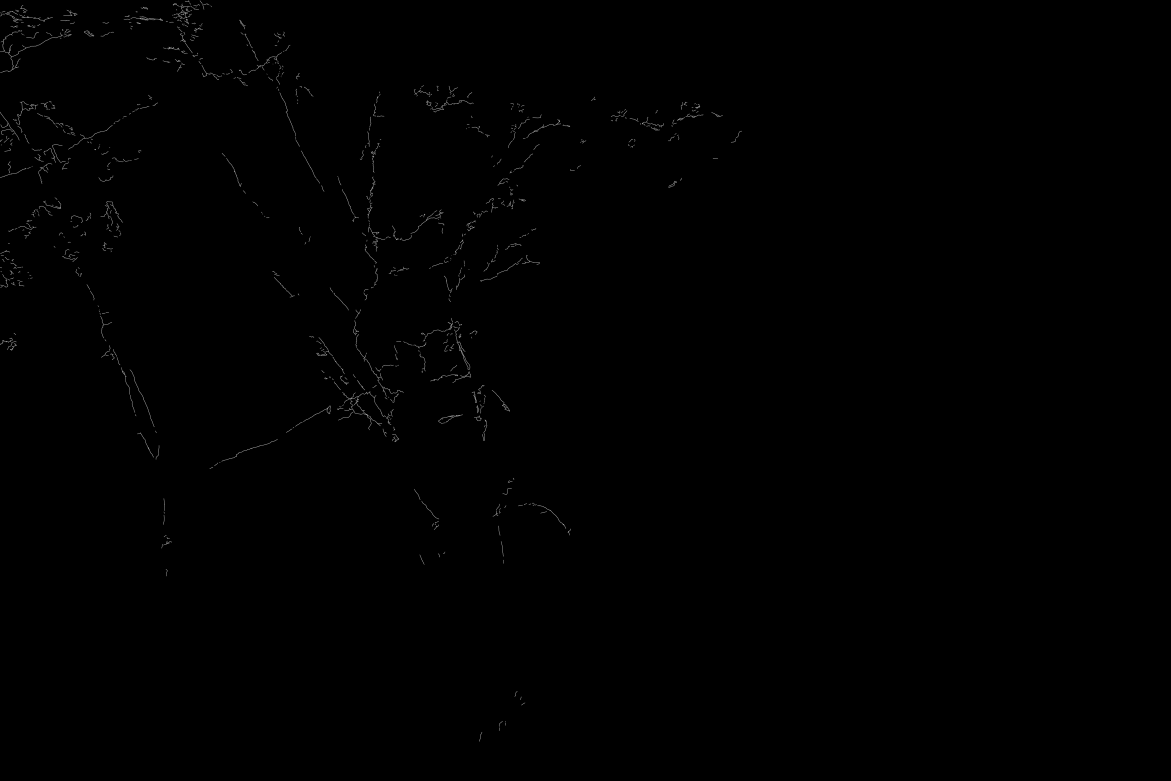
#> input picture Edge Binary Masks/0V5A0037.png, 8192 x 5461 px, given as the content of the folder C:/Users/User/Desktop/Edges/Original Images, which was not available (shown at 1/7 size)
$ python Make_Dataset.py
#> lines starting #> are read from the running program, lines starting #| are printed output that depends on the picture; after the words box and inside, x2 and y2 are one past the last pixel; in counts of white or black regions, pixels touching at a corner belong together; pictures that were not available may be replaced by others from this repository, and a replacement may not be noted
import os
import numpy as np
from PIL import Image
import csv
import pandas as pd
from sklearn.model_selection import train_test_split

# Define folder paths
folder1_path = 'C:/Users/User/Desktop/Edges/Original Images'
folder2_path = 'C:/Users/User/Desktop/Edges/Edge Binary Masks'
patched_folder_path = 'C:/Users/User/Desktop/Edges/patched_images'
overlay_folder_path = 'C:/Users/User/Desktop/Edges/overlay_images'
os.makedirs(patched_folder_path, exist_ok=True)
os.makedirs(overlay_folder_path, exist_ok=True)

# Convert non-PNG images to PNG and remove original files
def convert_images_to_png(folder_path):
    for filename in os.listdir(folder_path):
        if not filename.lower().endswith('.png'):
            file_path = os.path.join(folder_path, filename)
            with Image.open(file_path) as img:
                png_filename = f"{os.path.splitext(filename)[0]}.png"
                png_path = os.path.join(folder_path, png_filename)
                img.save(png_path)
            os.remove(file_path)
            print(f"Converted {filename} to {png_filename} and removed the original file.")

# Ensure each image in Original Images has a corresponding image in Edge Binary Mask and both have the same dimensions
def validate_image_pairs(folder1_path, folder2_path):
    folder1_images = os.listdir(folder1_path)
    folder2_images = os.listdir(folder2_path)
    valid_pairs = []

    for image_name in folder1_images:
        if image_name in folder2_images:
            image1 = Image.open(os.path.join(folder1_path, image_name))
#> image1 is the input picture: PIL image 8192x5461 RGBA; mean R, G, B, A 0.6, 0.6, 0.6, 255
            image2 = Image.open(os.path.join(folder2_path, image_name))
            if image1.size == image2.size:
                valid_pairs.append(image_name)
    print(f"Found {len(valid_pairs)} valid image pairs.")
    return valid_pairs

# Convert images in Edge Binary Mask to binary masks
def convert_to_binary_mask(image):
    image_array = np.array(image.convert('L'))  # Ensure it's single-channel
    binary_mask = (image_array > 0).astype(np.uint8) * 255
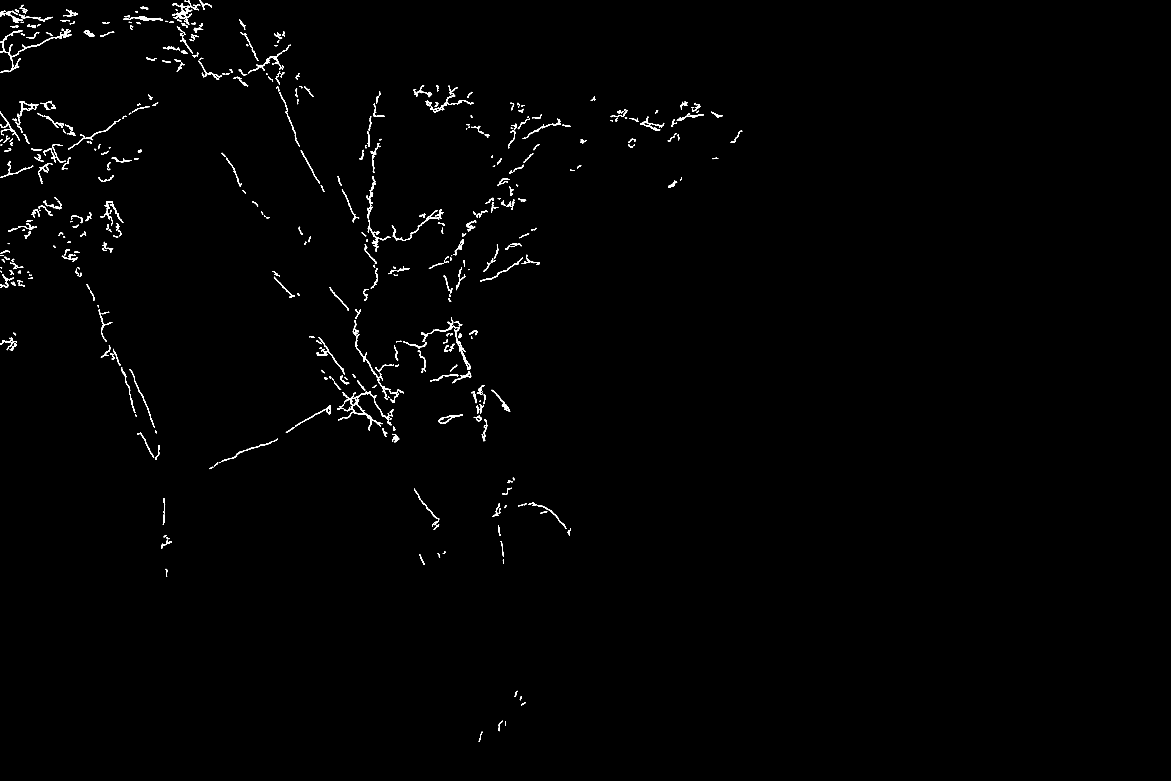
#> binary_mask: shape (5461, 8192) (shown at 1/7 size); 0.56% white; 737 white regions (2 under 20 px), largest, box (x1, y1, x2, y2) and area: (2394, 2740, 2703, 3012) 7409, (0, 219, 444, 510) 6459, (2496, 2437, 2826, 2778) 3778
    return Image.fromarray(binary_mask)

# Create overlay image
def create_overlay(original_patch, binary_mask_patch):
    original_array = np.array(original_patch)
    binary_mask_array = np.array(binary_mask_patch)
    overlay = original_array.copy()
    red_channel = overlay[:, :, 0]
    red_channel[binary_mask_array > 0] = 255
    overlay[:, :, 0] = red_channel
    return Image.fromarray(overlay)

# Create patches of 224x224 and save valid pairs
def create_patches(image_pairs, folder1_path, folder2_path, patched_folder_path, overlay_folder_path, patch_size=224, edge_threshold=0.01, min_white_pixel_ratio=0.01):
    csv_file_path = 'C:/Users/User/Desktop/Edges/patch_pairs.csv'
    total_patches = 0
    saved_patches = 0
    with open(csv_file_path, 'w', newline='') as csv_file:
        csv_writer = csv.writer(csv_file)
        csv_writer.writerow(['Original Image Patch', 'Binary Mask Image Patch'])

        for image_name in image_pairs:
            original_image = Image.open(os.path.join(folder1_path, image_name))
            binary_mask_image = convert_to_binary_mask(Image.open(os.path.join(folder2_path, image_name)))

            original_array = np.array(original_image)
            binary_mask_array = np.array(binary_mask_image)

            height, width = original_array.shape[:2]
#> height = 5461; width = 8192
            patch_number = 0  # Reset patch_number for each image pair

            # Initialize counters for each image
            image_total_patches = 0
            image_saved_patches = 0

            for i in range(0, height, patch_size):
                for j in range(0, width, patch_size):
                    image_total_patches += 1
                    original_patch = original_array[i:i+patch_size, j:j+patch_size]
                    binary_mask_patch = binary_mask_array[i:i+patch_size, j:j+patch_size]

                    # Skip non-square patches and patches with no or almost no white pixels
                    if original_patch.shape[0] != patch_size or original_patch.shape[1] != patch_size:
                        continue
                    edge_pixel_count = np.sum(binary_mask_patch > 0)
                    total_pixel_count = patch_size * patch_size
                    if edge_pixel_count / total_pixel_count < min_white_pixel_ratio:  # Ensure substantial amount of white pixels
                        continue

                    original_patch_img = Image.fromarray(original_patch)
                    binary_mask_patch_img = Image.fromarray(binary_mask_patch)

                    original_patch_name = f"{image_name.split('.')[0]}_original_patch{patch_number}.png"
                    binary_mask_patch_name = f"{image_name.split('.')[0]}_binarymask_patch{patch_number}.png"

                    original_patch_img.save(os.path.join(patched_folder_path, original_patch_name))
                    binary_mask_patch_img.save(os.path.join(patched_folder_path, binary_mask_patch_name))

                    # Create and save overlay image
                    overlay_img = create_overlay(original_patch_img, binary_mask_patch_img)
                    overlay_name = f"{image_name.split('.')[0]}_overlay_patch{patch_number}.png"
                    overlay_img.save(os.path.join(overlay_folder_path, overlay_name))

                    # Write to CSV
                    csv_writer.writerow([os.path.join(patched_folder_path, original_patch_name), os.path.join(patched_folder_path, binary_mask_patch_name)])

                    patch_number += 1
                    image_saved_patches += 1
#> this loop made 25 passes
#> pass 1, in create_patches, `original_patch_img.save(os.path.join(patched_folder_path, original_pat..`:
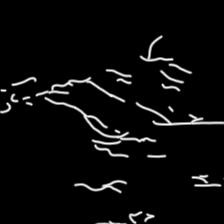
#> saved as 0V5A0037_original_patch0.png: PIL image 224x224 RGBA; mean R, G, B, A 10.3, 10.3, 10.3, 255
#> pass 1, in create_patches, `binary_mask_patch_img.save(os.path.join(patched_folder_path, binary_ma..`:
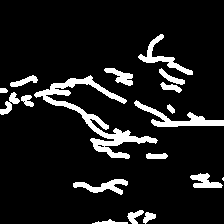
#> saved as 0V5A0037_binarymask_patch0.png: PIL image 224x224 L; 10.3% white; 18 white regions (1 under 20 px), largest, box (x1, y1, x2, y2) and area: (34, 75, 158, 159) 1921, (134, 100, 224, 127) 689, (138, 34, 193, 75) 471
#> pass 1, in create_patches, `overlay_img.save(os.path.join(overlay_folder_path, overlay_name))`:
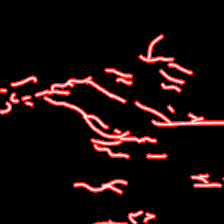
#> saved as 0V5A0037_overlay_patch0.png: PIL image 224x224 RGBA; mean R, G, B, A 26.4, 10.3, 10.3, 255
#> pass 1, in create_patches, `original_patch_img.save(os.path.join(patched_folder_path, original_pat..`:
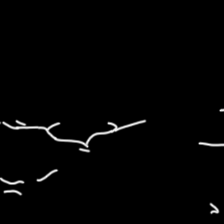
#> saved as 0V5A0037_original_patch1.png: PIL image 224x224 RGBA; mean R, G, B, A 3.5, 3.5, 3.5, 255
#> after the loop: binary_mask_patch: shape (85, 128); every value is 0
#> after the loop:
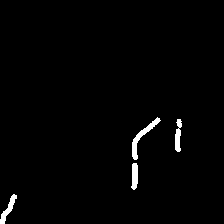
#> binary_mask_patch_img: PIL image 224x224 L; 1.5% white; 4 white regions, box (x1, y1, x2, y2) and area: (132, 117, 161, 160) 263, (0, 194, 17, 224) 169, (175, 119, 182, 152) 156, (131, 163, 138, 190) 151
#> after the loop, image_saved_patches = 132; image_total_patches = 925; patch_number = 132

            print(f"Processed {image_name}: made {image_total_patches} patches, retained {image_saved_patches} patches.")
#| Processed 0V5A0037.png: made 925 patches, retained 132 patches.
            total_patches += image_total_patches
#> total_patches = 925
            saved_patches += image_saved_patches
#> saved_patches = 132

    print(f"Total patches processed: {total_patches}")
#| Total patches processed: 925
    print(f"Total patches saved: {saved_patches}")
#| Total patches saved: 132

# Process the images
print("Converting non-PNG images to PNG...")
convert_images_to_png(folder1_path)
convert_images_to_png(folder2_path)
print("All files are PNG")
print("Validating image pairs...")
valid_image_pairs = validate_image_pairs(folder1_path, folder2_path)
print("Creating patches...")
create_patches(valid_image_pairs, folder1_path, folder2_path, patched_folder_path, overlay_folder_path)

# Load the patch pairs CSV file
csv_file_path = 'C:/Users/User/Desktop/Edges/patch_pairs.csv'
patch_pairs_df = pd.read_csv(csv_file_path)

# Shuffle the dataframe
print("Shuffling data...")
patch_pairs_df = patch_pairs_df.sample(frac=1).reset_index(drop=True)

# Calculate the number of samples for each split
total_samples = len(patch_pairs_df)
train_size = int(total_samples * 0.5)
val_test_size = total_samples - train_size
val_size = int(val_test_size * 0.5)
test_size = val_test_size - val_size

# Split the dataframe
print("Splitting data into train, validation, and test sets...")
train_df, val_test_df = train_test_split(patch_pairs_df, train_size=train_size, random_state=42)
val_df, test_df = train_test_split(val_test_df, test_size=test_size, random_state=42)

# Save the splits into separate CSV files
train_csv_path = 'C:/Users/User/Desktop/Edges/train.csv'
val_csv_path = 'C:/Users/User/Desktop/Edges/validation.csv'
test_csv_path = 'C:/Users/User/Desktop/Edges/test.csv'

train_df.to_csv(train_csv_path, index=False)
val_df.to_csv(val_csv_path, index=False)
test_df.to_csv(test_csv_path, index=False)

print(f"Training set size: {len(train_df)}")
print(f"Validation set size: {len(val_df)}")
print(f"Test set size: {len(test_df)}")

print("All tasks completed successfully.")
